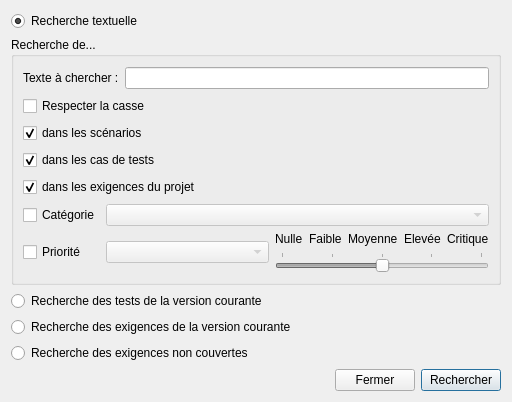
<?xml version="1.0" encoding="UTF-8"?>
<ui version="4.0">
 <class>Form_Search_Project</class>
 <widget class="QDialog" name="Form_Search_Project">
  <property name="geometry">
   <rect>
    <x>0</x>
    <y>0</y>
    <width>512</width>
    <height>402</height>
   </rect>
  </property>
  <property name="windowTitle">
   <string>Rechercher...</string>
  </property>
  <layout class="QGridLayout" name="gridLayout">
   <item row="6" column="0">
    <layout class="QHBoxLayout" name="horizontalLayout">
     <item>
      <spacer name="horizontalSpacer">
       <property name="orientation">
        <enum>Qt::Horizontal</enum>
       </property>
       <property name="sizeHint" stdset="0">
        <size>
         <width>40</width>
         <height>20</height>
        </size>
       </property>
      </spacer>
     </item>
     <item>
      <widget class="QPushButton" name="cancel_button">
       <property name="text">
        <string>Fermer</string>
       </property>
      </widget>
     </item>
     <item>
      <widget class="QPushButton" name="search_button">
       <property name="text">
        <string>Rechercher</string>
       </property>
       <property name="default">
        <bool>true</bool>
       </property>
      </widget>
     </item>
    </layout>
   </item>
   <item row="1" column="0">
    <widget class="QGroupBox" name="groupBox">
     <property name="sizePolicy">
      <sizepolicy hsizetype="Preferred" vsizetype="Expanding">
       <horstretch>0</horstretch>
       <verstretch>0</verstretch>
      </sizepolicy>
     </property>
     <property name="title">
      <string>Recherche de...</string>
     </property>
     <layout class="QGridLayout" name="gridLayout_2">
      <item row="3" column="0">
       <widget class="QCheckBox" name="tests_search_indic">
        <property name="text">
         <string>dans les scénarios</string>
        </property>
        <property name="checked">
         <bool>true</bool>
        </property>
       </widget>
      </item>
      <item row="5" column="0">
       <widget class="QCheckBox" name="requirements_search_indic">
        <property name="text">
         <string>dans les exigences du projet</string>
        </property>
        <property name="checked">
         <bool>true</bool>
        </property>
       </widget>
      </item>
      <item row="1" column="0">
       <layout class="QHBoxLayout" name="horizontalLayout_2">
        <item>
         <widget class="QLabel" name="label">
          <property name="sizePolicy">
           <sizepolicy hsizetype="Fixed" vsizetype="Fixed">
            <horstretch>0</horstretch>
            <verstretch>0</verstretch>
           </sizepolicy>
          </property>
          <property name="text">
           <string>Texte à chercher :</string>
          </property>
         </widget>
        </item>
        <item>
         <widget class="QLineEdit" name="search_text"/>
        </item>
       </layout>
      </item>
      <item row="2" column="0">
       <widget class="QCheckBox" name="case_sensitive_indic">
        <property name="text">
         <string>Respecter la casse</string>
        </property>
       </widget>
      </item>
      <item row="4" column="0">
       <widget class="QCheckBox" name="tests_cases_search_indic">
        <property name="text">
         <string>dans les cas de tests</string>
        </property>
        <property name="checked">
         <bool>true</bool>
        </property>
       </widget>
      </item>
      <item row="6" column="0">
       <layout class="QGridLayout" name="gridLayout_3">
        <item row="2" column="0">
         <widget class="QCheckBox" name="category_indic">
          <property name="enabled">
           <bool>true</bool>
          </property>
          <property name="text">
           <string>Catégorie</string>
          </property>
         </widget>
        </item>
        <item row="4" column="0">
         <widget class="QCheckBox" name="priority_indic">
          <property name="enabled">
           <bool>true</bool>
          </property>
          <property name="text">
           <string>Priorité</string>
          </property>
         </widget>
        </item>
        <item row="4" column="1">
         <layout class="QHBoxLayout" name="horizontalLayout_3">
          <item>
           <widget class="QComboBox" name="comparison">
            <property name="enabled">
             <bool>false</bool>
            </property>
            <property name="sizePolicy">
             <sizepolicy hsizetype="Expanding" vsizetype="Fixed">
              <horstretch>0</horstretch>
              <verstretch>0</verstretch>
             </sizepolicy>
            </property>
           </widget>
          </item>
          <item>
           <layout class="QVBoxLayout" name="verticalLayout">
            <item>
             <layout class="QHBoxLayout" name="horizontalLayout_4">
              <item>
               <widget class="QLabel" name="label_7">
                <property name="text">
                 <string>Nulle</string>
                </property>
               </widget>
              </item>
              <item>
               <widget class="QLabel" name="label_9">
                <property name="text">
                 <string>Faible</string>
                </property>
               </widget>
              </item>
              <item>
               <widget class="QLabel" name="label_10">
                <property name="text">
                 <string>Moyenne</string>
                </property>
               </widget>
              </item>
              <item>
               <widget class="QLabel" name="label_8">
                <property name="text">
                 <string>Elevée</string>
                </property>
               </widget>
              </item>
              <item>
               <widget class="QLabel" name="label_6">
                <property name="text">
                 <string>Critique</string>
                </property>
               </widget>
              </item>
             </layout>
            </item>
            <item>
             <widget class="QSlider" name="test_priority_level">
              <property name="enabled">
               <bool>false</bool>
              </property>
              <property name="minimum">
               <number>1</number>
              </property>
              <property name="maximum">
               <number>5</number>
              </property>
              <property name="pageStep">
               <number>1</number>
              </property>
              <property name="value">
               <number>3</number>
              </property>
              <property name="orientation">
               <enum>Qt::Horizontal</enum>
              </property>
              <property name="tickPosition">
               <enum>QSlider::TicksAbove</enum>
              </property>
              <property name="tickInterval">
               <number>1</number>
              </property>
             </widget>
            </item>
           </layout>
          </item>
         </layout>
        </item>
        <item row="2" column="1">
         <widget class="QComboBox" name="test_category">
          <property name="enabled">
           <bool>false</bool>
          </property>
         </widget>
        </item>
       </layout>
      </item>
     </layout>
    </widget>
   </item>
   <item row="0" column="0">
    <widget class="QRadioButton" name="text_search_indic">
     <property name="text">
      <string>Recherche textuelle</string>
     </property>
     <property name="checked">
      <bool>true</bool>
     </property>
     <attribute name="buttonGroup">
      <string>buttonGroup</string>
     </attribute>
    </widget>
   </item>
   <item row="3" column="0">
    <widget class="QRadioButton" name="tests_from_current_project_version">
     <property name="text">
      <string>Recherche des tests de la version courante</string>
     </property>
     <attribute name="buttonGroup">
      <string>buttonGroup</string>
     </attribute>
    </widget>
   </item>
   <item row="4" column="0">
    <widget class="QRadioButton" name="requirements_from_current_project_version">
     <property name="text">
      <string>Recherche des exigences de la version courante</string>
     </property>
     <attribute name="buttonGroup">
      <string>buttonGroup</string>
     </attribute>
    </widget>
   </item>
   <item row="5" column="0">
    <widget class="QRadioButton" name="not_covered_requirements_search_indic">
     <property name="text">
      <string>Recherche des exigences non couvertes</string>
     </property>
     <attribute name="buttonGroup">
      <string>buttonGroup</string>
     </attribute>
    </widget>
   </item>
  </layout>
 </widget>
 <tabstops>
  <tabstop>text_search_indic</tabstop>
  <tabstop>search_text</tabstop>
  <tabstop>case_sensitive_indic</tabstop>
  <tabstop>tests_search_indic</tabstop>
  <tabstop>tests_cases_search_indic</tabstop>
  <tabstop>requirements_search_indic</tabstop>
  <tabstop>tests_from_current_project_version</tabstop>
  <tabstop>requirements_from_current_project_version</tabstop>
  <tabstop>not_covered_requirements_search_indic</tabstop>
  <tabstop>cancel_button</tabstop>
  <tabstop>search_button</tabstop>
 </tabstops>
 <resources/>
 <connections/>
 <buttongroups>
  <buttongroup name="buttonGroup"/>
 </buttongroups>
</ui>
